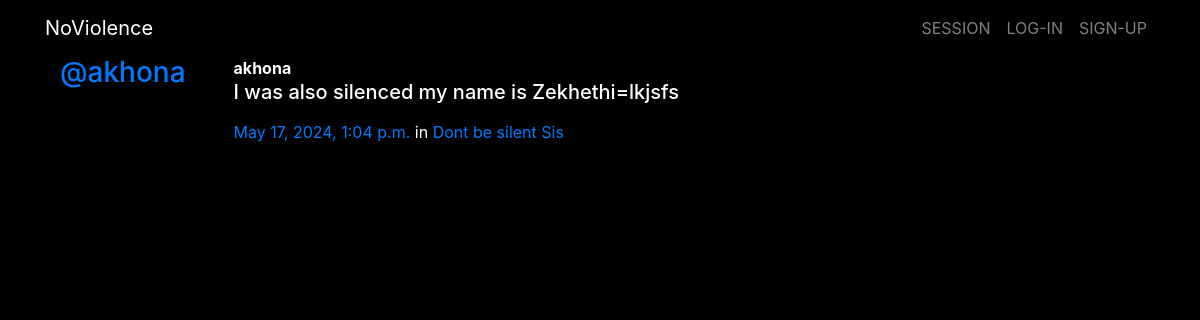
Page /posts/by/akhona/8/ on the committed database.
### posts/models.py (models this page shows, shortened)
class Post(models.Model):
    user = models.ForeignKey(User, related_name="posts",on_delete=models.CASCADE)
    created_at = models.DateTimeField(auto_now=True)
    message = models.TextField()
    message_html = models.TextField(editable=False)
    group = models.ForeignKey(Group, related_name="posts",null=True, blank=True,on_delete=models.CASCADE)
    class Meta:
        ordering = ["-created_at"]
        unique_together = ["user", "message"]

### groups/models.py (models this page shows, shortened)
class Group(models.Model):
    name = models.CharField(max_length=255, unique=True)
    slug = models.SlugField(allow_unicode=True, unique=True)
    description = models.TextField(blank=True, default='')
    description_html = models.TextField(editable=False, default='', blank=True)
    members = models.ManyToManyField(User,through="GroupMember")
    class Meta:
        ordering = ["name"]

### posts/views.py (the view)
# urls.py: path("by/<username>/<int:pk>/",views.PostDetail.as_view(),name="single"),
class PostDetail(SelectRelatedMixin, generic.DetailView):
    model = models.Post
    select_related = ("user", "group")
    def get_queryset(self):
        queryset = super().get_queryset()
        return queryset.filter(
            user__username__iexact=self.kwargs.get("username")
        )

### posts/templates/posts/post_detail.html
{% extends "posts/post_base.html" %}
{% block post_content %}
    {% include "posts/_post.html" %}
{% endblock %}

### posts/templates/posts/_post.html (shortened to what this page needs)
<div class="media">
	<h3 class="mr-5"><a href="{% url 'posts:for_user' username=post.user.username %}">@{{ post.user.username }}</a></h3>
	<div class="media-body">
		<strong>{{ post.user.username }}</strong>
		<h5>{{ post.message_html|safe }}</h5>
			<time class="time"><a href="{% url 'posts:single' username=post.user.username pk=post.pk %}">{{ post.created_at }}</a></time>
			{% if post.group %}
			<span class="group-name">in <a href="#">{{ post.group.name }}</a></span>
			{% endif %}
	</div>
</div>

### static/simplesocial/css/master.css (style rules this page uses)
body { margin: 0; overflow: hidden; background-color: black; color:white; }

### rows in the picture
Post: user.username "akhona", message_html "I was also silenced my name is Zekhethi=lkjsfs", created_at "May 17, 2024, 1:04 p.m.", group.name "Dont be silent Sis"
